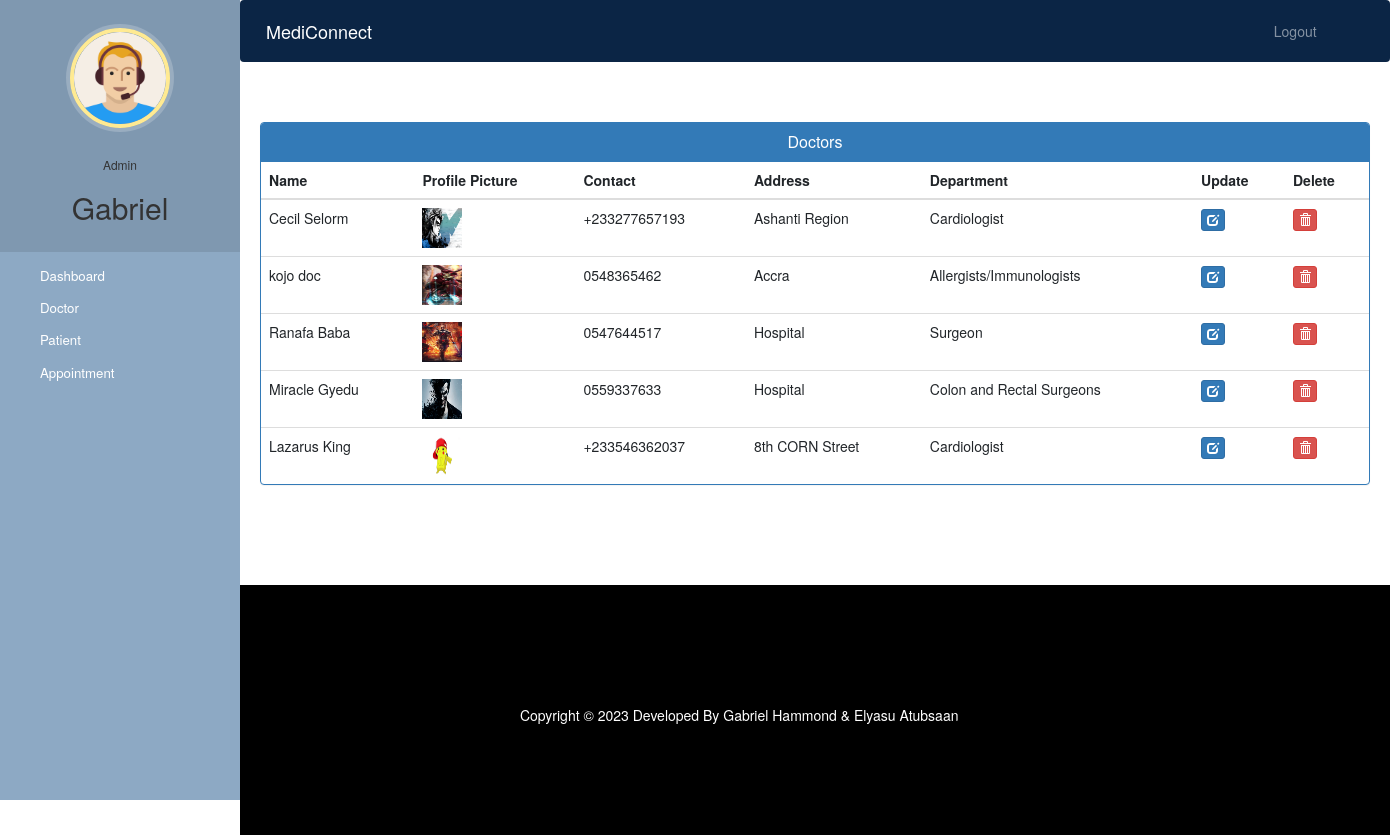
The app's page /admin-view-doctor (signed in) with its own data.
### hospital/models.py (models this page shows, shortened)
class Doctor(models.Model):
    user=models.OneToOneField(User,on_delete=models.CASCADE)
    profile_pic= models.ImageField(upload_to='profile_pic/DoctorProfilePic/',null=True,blank=True)
    address = models.CharField(max_length=40)
    mobile = models.CharField(max_length=20,null=True)
    department= models.CharField(max_length=50,choices=departments,default='Cardiologist')
    status=models.BooleanField(default=False)
    @property
    def get_name(self):
        return self.user.first_name+" "+self.user.last_name

### hospital/views.py (the view)
# urls.py: path('admin-view-doctor', views.admin_view_doctor_view,
@login_required(login_url='adminlogin')
@user_passes_test(is_admin)
def admin_view_doctor_view(request):
    doctors=models.Doctor.objects.all().filter(status=True)
    return render(request,'hospital/admin_view_doctor.html',{'doctors':doctors})

### hospital/views.py (called while the page is built)
def is_admin(user):
    return user.groups.filter(name='ADMIN').exists()

### templates/hospital/admin_view_doctor.html (shortened to what this page needs)
{% extends 'hospital/admin_base.html' %}
{% block content %}
{%load static%}
<head>
  <link href="//netdna.bootstrapcdn.com/bootstrap/3.0.0/css/bootstrap.min.css" rel="stylesheet" id="bootstrap-css">
</head>
<div class="container">
  <div class="panel panel-primary">
    <div class="panel-heading">
      <h6 class="panel-title">Doctors</h6>
    </div>
    <table class="table table-hover" id="dev-table">
      <thead>
        <tr>
          <th>Name</th>
          <th>Profile Picture</th>
          <th>Contact</th>
          <th>Address</th>
          <th>Department</th>
          <th>Update</th>
          <th>Delete</th>
        </tr>
      </thead>
      {% for d in doctors %}
      <tr>
        <td> {{d.get_name}}</td>
        <td> <img src="{% static d.profile_pic.url %}" alt="Profile Pic" height="40px" width="40px" /></td>
        <td>{{d.mobile}}</td>
        <td>{{d.address}}</td>
        <td>{{d.department}}</td>
        <td><a class="btn btn-primary btn-xs" href="{% url 'update-doctor' d.id  %}"><span class="glyphicon glyphicon-edit"></span></a></td>
        <td><a class="btn btn-danger btn-xs" href="{% url 'delete-doctor-from-hospital' d.id  %}"><span class="glyphicon glyphicon-trash"></span></a></td>
      </tr>
      {% endfor %}
    </table>
  </div>
</div>
{% endblock content %}

### templates/hospital/admin_base.html (shortened to what this page needs)
<!DOCTYPE html>
{% load static %}
<html lang="en">
  <head>
    <link
      rel="stylesheet"
      href="https://stackpath.bootstrapcdn.com/bootstrap/4.3.1/css/bootstrap.min.css"
    />
    <link
      rel="stylesheet"
      href="https://maxcdn.bootstrapcdn.com/font-awesome/4.7.0/css/font-awesome.min.css"
    />
    <link rel="stylesheet" href="{% static '/style.css' %}" />
  </head>
  <body>
    <nav class="menu" tabindex="0">
      <header class="avatar">
        <img src="{% static "images/adminpropic.png" %}" />
        <br /><br />
        <h6>Admin</h6>
        <h2>{{request.user.first_name}}</h2>
      </header>
      <ul>
        <li tabindex="0" class="icon-dashboard">
          <a style="color: white; text-decoration: none" href="/admin-dashboard"
            ><span>Dashboard</span></a
          >
        </li>
        <li tabindex="0" class="icon-customers">
          <a style="color: white; text-decoration: none" href="/admin-doctor"
            ><span>Doctor</span></a
          >
        </li>
        <li tabindex="0" class="icon-users">
          <a style="color: white; text-decoration: none" href="/admin-patient"
            ><span>Patient</span></a
          >
        </li>
        <li tabindex="0" class="icon-calendar">
          <a
            style="color: white; text-decoration: none"
            href="/admin-appointment"
            ><span>Appointment</span></a
          >
        </li>
      </ul>
    </nav>
    <main>
      <div class="bs-example">
        <nav
          class="navbar navbar-expand-md navbar-dark fixed-top"
          style="background: #0b2545"
        >
          <a href="/admin-dashboard" class="navbar-brand">MediConnect</a>
          <div
            class="collapse navbar-collapse justify-content-between"
            id="navbarCollapse"
          >
            <div class="navbar-nav" style="margin-left: 90%">
              <a href="/logout" class="nav-item nav-link">Logout</a>
            </div>
          </div>
        </nav>
      </div>
      <br /><br />
      {% block content %} {% endblock content %}
      <br /><br /><br /><br />
      <footer>
        <br />
        <div class="container">
          <div class="row">
            <div class="col-md-10 col-sm-10">
              <div style="color: #ffffff" class="wow fadeInUp footer-copyright">
                <p>
                  Copyright &copy; 2023 Developed By Gabriel Hammond & Elyasu
                  Atubsaan
                </p>
              </div>
            </div>
          </div>
        </div>
      </footer>
    </main>
  </body>
</html>

### static/style.css (style rules this page uses)
body { padding-left: 240px; }
main { position: relative; height: 100vh; }
.menu { background: #5bc995; height: 100vh; width: 240px; position: fixed; top: 0px; left: 0; z-index: 5; outline: none; }
.menu .avatar { background: rgba(0, 0, 0, 0.1); padding: 2em 0.5em; text-align: center; }
.menu .avatar img { width: 100px; border-radius: 50%; overflow: hidden; border: 4px solid #ffea92; box-shadow: 0 0 0 4px rgba(255, 255, 255, 0.2); }
.menu .avatar h2 { font-weight: normal; margin-bottom: 0; }
.menu ul { list-style: none; padding: 0.5em 0; margin: 0; }
.menu ul li { padding: 0.5em 1em 0.5em 3em; font-size: 0.95em; font-weight: regular; background-repeat: no-repeat; background-position: left 15px center; background-size: auto 20px; transition: all 0.15s linear; cursor: pointer; }
.menu ul li.icon-dashboard { background-image: url("http://www.entypo.com/images//gauge.svg"); }
.menu ul li.icon-customers { background-image: url("http://www.entypo.com/images//briefcase.svg"); }
.menu ul li.icon-users { background-image: url("http://www.entypo.com/images//users.svg"); }
.menu ul li.icon-calendar { background-image: url("http://www.entypo.com/images//calendar.svg"); }

### templates/hospital/admin_base.html (style rules this page uses)
a:link { text-decoration: none; }
a { color: white; }
footer { padding: 0px 0px 0px 0px; background-color: black; margin: 0px; }
p { text-align: center; }
body { padding-left: 240px; }
main { position: relative; height: 100vh; }
.menu { background: #8da9c4; height: 100vh; width: 240px; position: fixed; top: 0px; left: 0; z-index: 5; outline: none; }
.menu .avatar { background: rgba(0, 0, 0, 0.1); padding: 2em 0.5em; text-align: center; }
.menu .avatar img { width: 100px; border-radius: 50%; overflow: hidden; border: 4px solid #ffea92; box-shadow: 0 0 0 4px rgba(255, 255, 255, 0.2); }
.menu .avatar h2 { font-weight: normal; margin-bottom: 0; }
.menu ul { list-style: none; padding: 0.5em 0; margin: 0; }
.menu ul li { padding: 0.5em 1em 0.5em 3em; font-size: 0.95em; font-weight: regular; background-repeat: no-repeat; background-position: left 15px center; background-size: auto 20px; transition: all 0.15s linear; cursor: pointer; }
.menu ul li.icon-dashboard { background-image: url("http://www.entypo.com/images//gauge.svg"); }
.menu ul li.icon-customers { background-image: url("http://www.entypo.com/images//briefcase.svg"); }
.menu ul li.icon-users { background-image: url("http://www.entypo.com/images//users.svg"); }
.menu ul li.icon-calendar { background-image: url("http://www.entypo.com/images//calendar.svg"); }

### templates/hospital/admin_view_doctor.html (style rules this page uses)
a:link { text-decoration: none; }
h6 { text-align: center; }
.row { margin: 100px; }

### records on screen
Doctor: get_name "Cecil Selorm", profile_pic (picture), mobile "+233277657193", address "Ashanti Region", department "Cardiologist"
Doctor: get_name "kojo doc", profile_pic (picture), mobile "0548365462", address "Accra", department "Allergists/Immunologists"
Doctor: get_name "Ranafa Baba", profile_pic (picture), mobile "0547644517", address "Hospital", department "Surgeon"
Doctor: get_name "Miracle Gyedu", profile_pic (picture), mobile "0559337633", address "Hospital", department "Colon and Rectal Surgeons"
Doctor: get_name "Lazarus King", profile_pic (picture), mobile "+233546362037", address "8th CORN Street", department "Cardiologist"

### other values on screen
{{ request.user.first_name }} "Gabriel"
